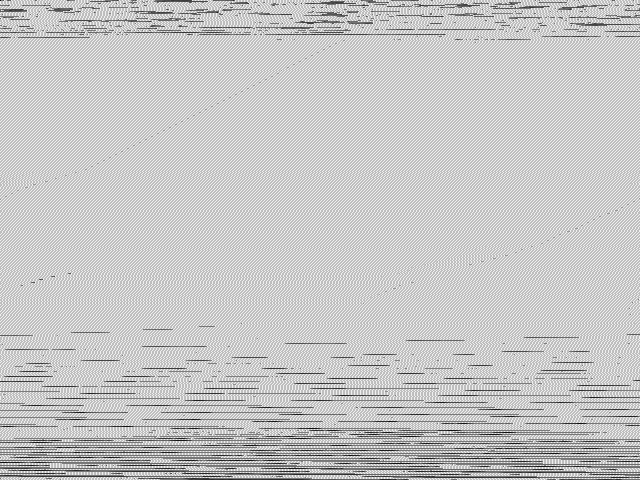
#> input picture computer_vision/conv_from_scratch/toto_pelado_3_raw.pgm, 640 x 480 px, given in place of the camera
$ python countorDetection.py
#> lines starting #> are read from the running program, lines starting #| are printed output that depends on the picture; after the words box and inside, x2 and y2 are one past the last pixel; in counts of white or black regions, pixels touching at a corner belong together
import cv2
import numpy as np

# myWidth, myHeight = 320, 240
video = cv2.VideoCapture('/dev/video0')

def empty(v):
    pass

cv2.namedWindow('Canny Threshold')
cv2.createTrackbar('T1', 'Canny Threshold', 0, 200, empty)
cv2.createTrackbar('T2', 'Canny Threshold', 200, 200, empty)
cv2.createTrackbar('Min Area', 'Canny Threshold', 1000, 10000, empty)

def getCountours(imgEdge, imgContours):
    # cv.RETR_EXTERNAL
    contours, hierarchy = cv2.findContours(imgEdge, cv2.RETR_EXTERNAL, cv2.CHAIN_APPROX_NONE)

    for contour in contours:
        area = cv2.contourArea(contour)
        if area > cv2.getTrackbarPos('Min Area', 'Canny Threshold'):

            cv2.drawContours(imgCountour, contour, -1, (200,0,200), 2)
            perimeter = cv2.arcLength(contour, True)
            approx = cv2.approxPolyDP(contour, 0.02*perimeter, True)

            cv2.drawContours(imgCountour, approx, -1, (0,255,0), 5)

            x, y, w, h = cv2.boundingRect(approx)

            cv2.rectangle(imgCountour, (x,y), (x + w, y + h), (0,255,0), thickness=2)
            cv2.putText(imgContours, 'Area: {:d}'.format(int(area)), (x+w+5, y+20), cv2.FONT_HERSHEY_COMPLEX, 0.7, (0,255,0), 2)
            cv2.putText(imgContours, 'Points: {:d}'.format(int(len(approx))), (x+w+5, y+45), cv2.FONT_HERSHEY_COMPLEX, 0.7, (0,255,0), 2)
            # print(len(approx))


while True:
    _, img = video.read()
#> img is the input picture: shape (480, 640, 3); min 10, max 243, mean 198.2
    # img = cv2.resize(img, (myWidth, myHeight))
    imgCountour = img.copy()
    imgGray= cv2.cvtColor(img, cv2.COLOR_BGR2GRAY)

    T1 = cv2.getTrackbarPos('T1', 'Canny Threshold')
    T2 = cv2.getTrackbarPos('T2', 'Canny Threshold')

    imgGray = cv2.GaussianBlur(imgGray, (7,7), 0)
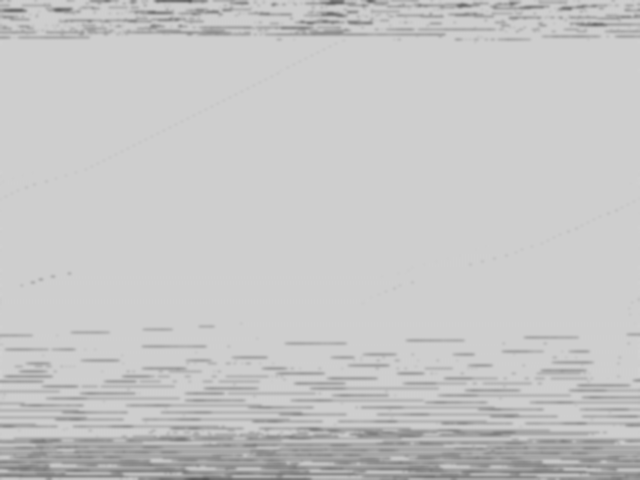
#> imgGray: shape (480, 640); min 85, max 210, mean 198.1
    imgEdge = cv2.Canny(imgGray, T1, T2)
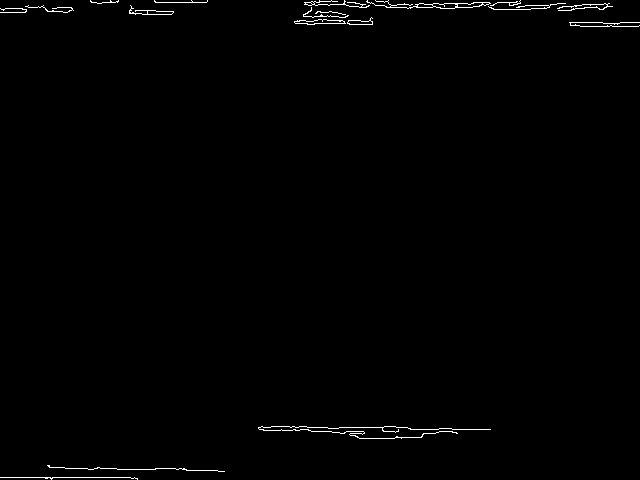
#> imgEdge: shape (480, 640); 0.74% white in thin lines or dots

    kernel = np.ones((3,3))
    imgEdge = cv2.dilate(imgEdge, kernel)
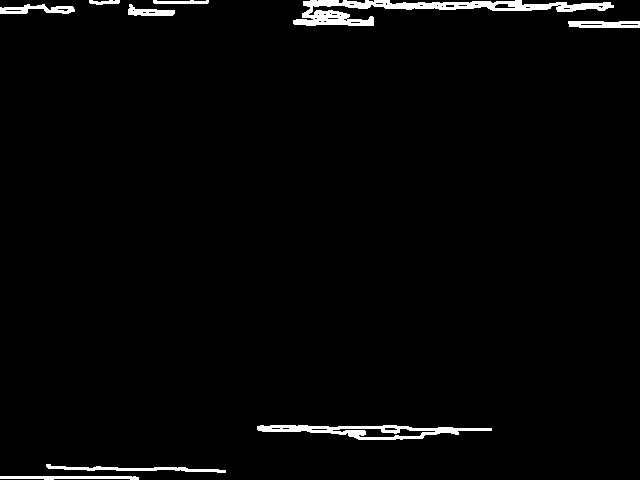
#> imgEdge: shape (480, 640); 2.2% white; 9 white regions

    getCountours(imgEdge, imgCountour)
#> in getCountours, `contours, hierarchy = cv2.findContours(imgEdge, cv2.RETR_EXTERNAL, cv2..`: contours = 9 contours; largest, box (x1, y1, x2, y2) and area: (293, 0, 614, 26) 2614, (257, 425, 492, 440) 1715, (568, 21, 640, 28) 398, (46, 464, 226, 473) 394, (0, 4, 75, 14) 375
#> in getCountours, `area = cv2.contourArea(contour)`: area = 291

    imgEdge = cv2.cvtColor(imgEdge, cv2.COLOR_GRAY2BGR)
#> imgEdge: shape (480, 640, 3); 2.2% white; 9 white regions, largest, box (x1, y1, x2, y2) and area: (293, 0, 614, 26) 2893, (257, 425, 492, 440) 1535, (46, 464, 226, 473) 577
    imgStaked = np.hstack((img, imgEdge, imgCountour))
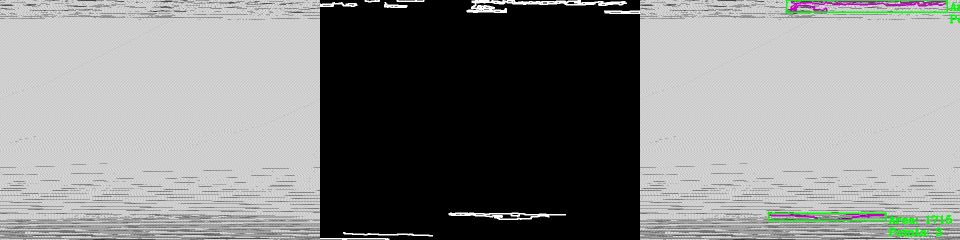
#> imgStaked: shape (480, 1920, 3) (shown at 1/2 size); mean B, G, R 133, 133.9, 133

    cv2.imshow('', imgStaked)
    # cv2.imshow('Video', img)
    # cv2.imshow('Edge', imgEdge)
    if cv2.waitKey(1) == (0xFF & ord('q')):
#> (key q is pressed here)
        break
